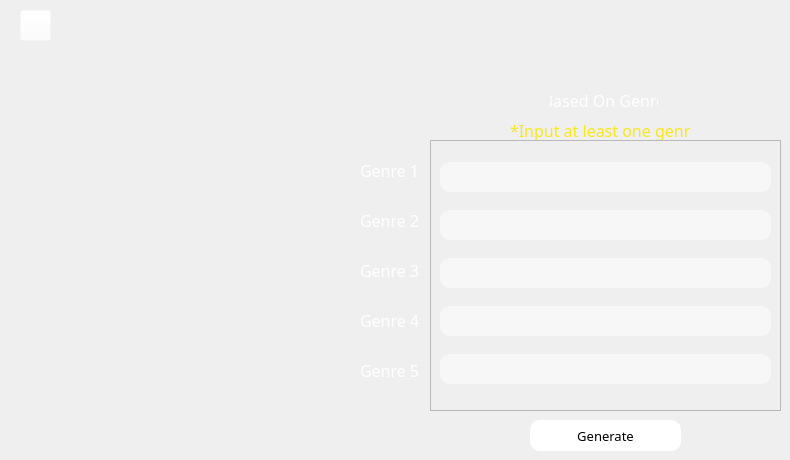
       <widget class="QWidget" name="createGenrePage">
        <widget class="QLabel" name="genreLabel5">
         <property name="geometry">
          <rect>
           <x>360</x>
           <y>350</y>
           <width>71</width>
           <height>41</height>
          </rect>
         </property>
         <property name="font">
          <font>
           <family>Humnst777 Blk BT</family>
           <pointsize>12</pointsize>
          </font>
         </property>
         <property name="styleSheet">
          <string notr="true">color: rgb(255, 255, 255);</string>
         </property>
         <property name="text">
          <string>Genre 5</string>
         </property>
        </widget>
        <widget class="QLabel" name="genreLabel2">
         <property name="geometry">
          <rect>
           <x>360</x>
           <y>200</y>
           <width>71</width>
           <height>41</height>
          </rect>
         </property>
         <property name="font">
          <font>
           <family>Humnst777 Blk BT</family>
           <pointsize>12</pointsize>
          </font>
         </property>
         <property name="styleSheet">
          <string notr="true">color: rgb(255, 255, 255);</string>
         </property>
         <property name="text">
          <string>Genre 2</string>
         </property>
        </widget>
        <widget class="QFrame" name="buttonFrame_4">
         <property name="geometry">
          <rect>
           <x>480</x>
           <y>10</y>
           <width>251</width>
           <height>131</height>
          </rect>
         </property>
         <property name="styleSheet">
          <string notr="true">QFrame{
	background-color: rgba(255, 255, 255, 0);
}</string>
         </property>
         <property name="frameShape">
          <enum>QFrame::StyledPanel</enum>
         </property>
         <property name="frameShadow">
          <enum>QFrame::Raised</enum>
         </property>
         <widget class="QLabel" name="basedOnGenreLabel2">
          <property name="geometry">
           <rect>
            <x>70</x>
            <y>80</y>
            <width>108</width>
            <height>20</height>
           </rect>
          </property>
          <property name="font">
           <font>
            <family>Humnst777 BlkCn BT</family>
            <pointsize>12</pointsize>
           </font>
          </property>
          <property name="styleSheet">
           <string notr="true">QLabel{
	color: white;
	background-color: rgba(255, 255, 255, 0);
}</string>
          </property>
          <property name="text">
           <string>Based On Genre</string>
          </property>
          <property name="alignment">
           <set>Qt::AlignCenter</set>
          </property>
         </widget>
         <widget class="QLabel" name="basedOnGenreLabel">
          <property name="geometry">
           <rect>
            <x>10</x>
            <y>10</y>
            <width>221</width>
            <height>71</height>
           </rect>
          </property>
          <property name="styleSheet">
           <string notr="true">image: url(:/icons/Media/icons/createGenre.png);
background-color: rgba(255, 255, 255, 0);</string>
          </property>
          <property name="text">
           <string/>
          </property>
         </widget>
         <widget class="QLabel" name="keyLabel2">
          <property name="geometry">
           <rect>
            <x>30</x>
            <y>110</y>
            <width>181</width>
            <height>21</height>
           </rect>
          </property>
          <property name="font">
           <font>
            <family>Humnst777 BT</family>
            <pointsize>12</pointsize>
           </font>
          </property>
          <property name="styleSheet">
           <string notr="true">color: rgb(248, 231, 28);</string>
          </property>
          <property name="text">
           <string>*Input at least one genre</string>
          </property>
         </widget>
        </widget>
        <widget class="QLabel" name="genreLabel3">
         <property name="geometry">
          <rect>
           <x>360</x>
           <y>250</y>
           <width>71</width>
           <height>41</height>
          </rect>
         </property>
         <property name="font">
          <font>
           <family>Humnst777 Blk BT</family>
           <pointsize>12</pointsize>
          </font>
         </property>
         <property name="styleSheet">
          <string notr="true">color: rgb(255, 255, 255);</string>
         </property>
         <property name="text">
          <string>Genre 3</string>
         </property>
        </widget>
        <widget class="QLabel" name="genreLabel4">
         <property name="geometry">
          <rect>
           <x>360</x>
           <y>300</y>
           <width>71</width>
           <height>41</height>
          </rect>
         </property>
         <property name="font">
          <font>
           <family>Humnst777 Blk BT</family>
           <pointsize>12</pointsize>
          </font>
         </property>
         <property name="styleSheet">
          <string notr="true">color: rgb(255, 255, 255);</string>
         </property>
         <property name="text">
          <string>Genre 4</string>
         </property>
        </widget>
        <widget class="QPushButton" name="genGenreButton">
         <property name="geometry">
          <rect>
           <x>530</x>
           <y>420</y>
           <width>151</width>
           <height>31</height>
          </rect>
         </property>
         <property name="font">
          <font>
           <family>Humnst777 BT</family>
           <pointsize>10</pointsize>
          </font>
         </property>
         <property name="styleSheet">
          <string notr="true">QPushButton{
	background-color: rgb(255, 255, 255);
	border-style: none;
	border-radius: 10px;
}

QPushButton:hover{
	background-color: rgba(255, 255, 255, 0.6);
	border-style: none;
	border-radius: 10px;
}</string>
         </property>
         <property name="text">
          <string>Generate</string>
         </property>
        </widget>
        <widget class="QFrame" name="artistTxtBoxes_2">
         <property name="geometry">
          <rect>
           <x>430</x>
           <y>140</y>
           <width>351</width>
           <height>271</height>
          </rect>
         </property>
         <property name="frameShape">
          <enum>QFrame::StyledPanel</enum>
         </property>
         <property name="frameShadow">
          <enum>QFrame::Raised</enum>
         </property>
         <layout class="QVBoxLayout" name="verticalLayout_2">
          <item>
           <widget class="QLineEdit" name="genre1_txtbox">
            <property name="styleSheet">
             <string notr="true">background-color: rgba(255, 255, 255, 0.5);
border-radius: 10px;
border-style: none;
color: white;
font-size: 12pt;
height: 30px;</string>
            </property>
           </widget>
          </item>
          <item>
           <widget class="QLineEdit" name="genre2_txtbox">
            <property name="styleSheet">
             <string notr="true">background-color: rgba(255, 255, 255, 0.5);
border-radius: 10px;
border-style: none;
color: white;
font-size: 12pt;
height: 30px;</string>
            </property>
           </widget>
          </item>
          <item>
           <widget class="QLineEdit" name="genre3_txtbox">
            <property name="styleSheet">
             <string notr="true">background-color: rgba(255, 255, 255, 0.5);
border-radius: 10px;
border-style: none;
color: white;
font-size: 12pt;
height: 30px;</string>
            </property>
           </widget>
          </item>
          <item>
           <widget class="QLineEdit" name="genre4_txtbox">
            <property name="styleSheet">
             <string notr="true">background-color: rgba(255, 255, 255, 0.5);
border-radius: 10px;
border-style: none;
color: white;
font-size: 12pt;
height: 30px;</string>
            </property>
           </widget>
          </item>
          <item>
           <widget class="QLineEdit" name="genre5_txtbox">
            <property name="styleSheet">
             <string notr="true">background-color: rgba(255, 255, 255, 0.5);
border-radius: 10px;
border-style: none;
color: white;
font-size: 12pt;
height: 30px;</string>
            </property>
           </widget>
          </item>
         </layout>
        </widget>
        <widget class="QLabel" name="genreLabel1">
         <property name="geometry">
          <rect>
           <x>360</x>
           <y>150</y>
           <width>71</width>
           <height>41</height>
          </rect>
         </property>
         <property name="font">
          <font>
           <family>Humnst777 Blk BT</family>
           <pointsize>12</pointsize>
          </font>
         </property>
         <property name="styleSheet">
          <string notr="true">color: rgb(255, 255, 255);</string>
         </property>
         <property name="text">
          <string>Genre 1</string>
         </property>
        </widget>
        <widget class="QFrame" name="homeButtonFrame_5">
         <property name="geometry">
          <rect>
           <x>10</x>
           <y>0</y>
           <width>51</width>
           <height>51</height>
          </rect>
         </property>
         <property name="styleSheet">
          <string notr="true">background-color: rgba(255, 255, 255, 0);</string>
         </property>
         <property name="frameShape">
          <enum>QFrame::StyledPanel</enum>
         </property>
         <property name="frameShadow">
          <enum>QFrame::Raised</enum>
         </property>
         <widget class="QPushButton" name="homeButton_bog">
          <property name="geometry">
           <rect>
            <x>10</x>
            <y>10</y>
            <width>31</width>
            <height>31</height>
           </rect>
          </property>
          <property name="styleSheet">
           <string notr="true">QPushButton{
	image: url(:/icons/Media/icons/goback.png);
	background-color: rgba(255, 255, 255, 0);
}

QPushButton:hover{
	image: url(:/icons/Media/icons/goback.png);
	background-color: rgba(255, 255, 255, 0);
	border-style: none;
	border-radius: 40px;
}</string>
          </property>
          <property name="text">
           <string/>
          </property>
         </widget>
        </widget>
       </widget>
